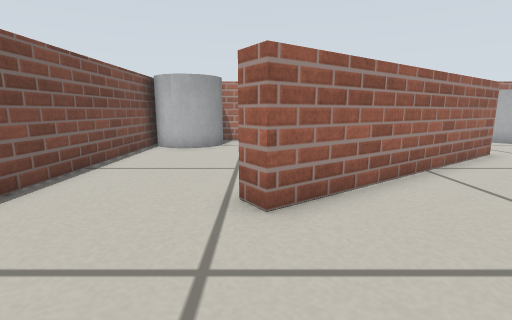
[1] (above)

16 first-person views from a walk through a robot-simulator world made for Gazebo. The camera is 0.31 m above the floor, tilts 10° down and sees 85° across. The floor is counted in squares, 0.2 m on a side. Each view is taken from the middle of a square. On the plan, view 1 faces up. The plan holds only what a view shows up to about 14 squares ahead; the rest is blank.

[2]
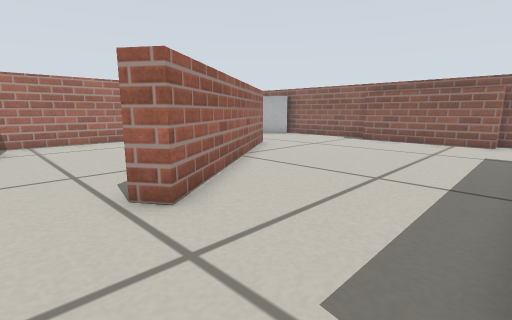

[3]
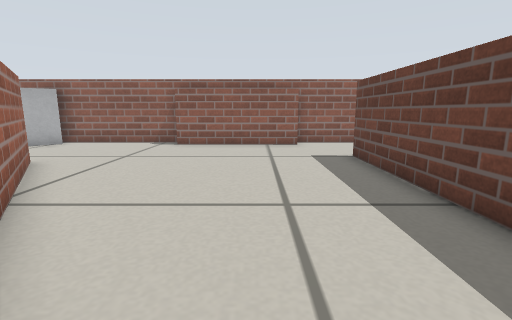

[4]
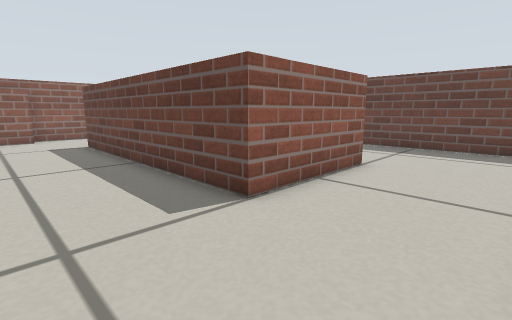

[5]
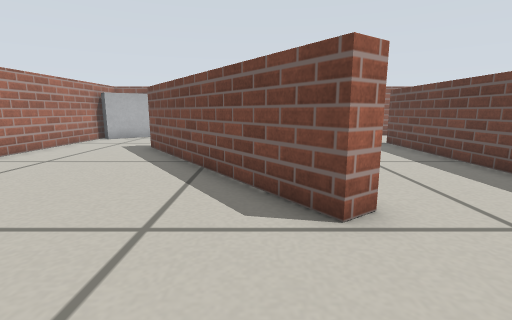

[6]
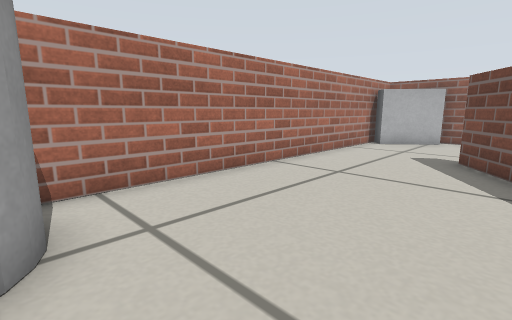

[7]
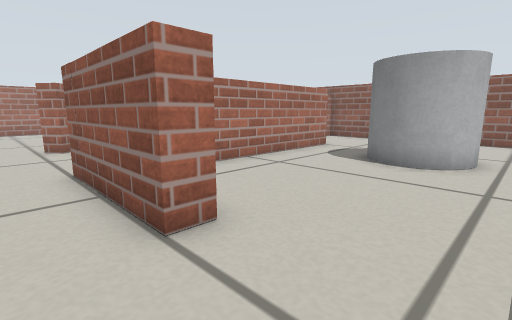

[8]
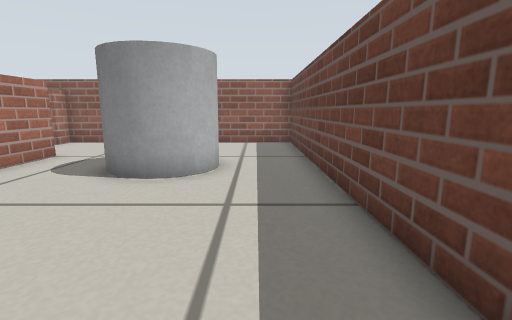

[9]
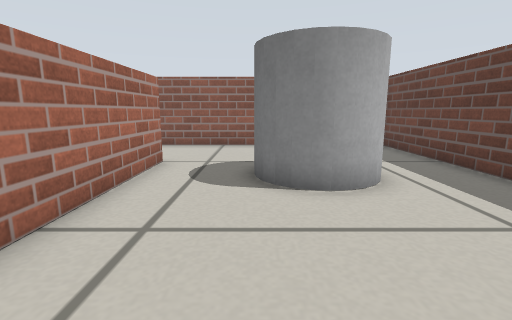

[10]
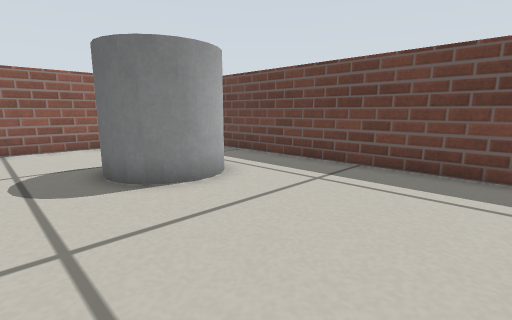

[11]
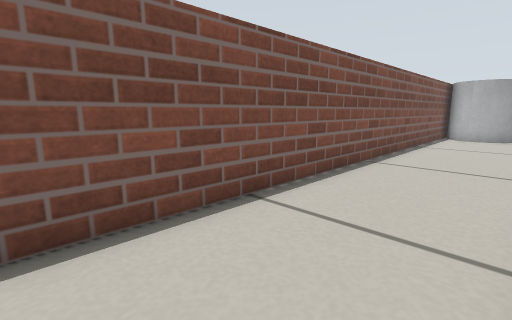

[12]
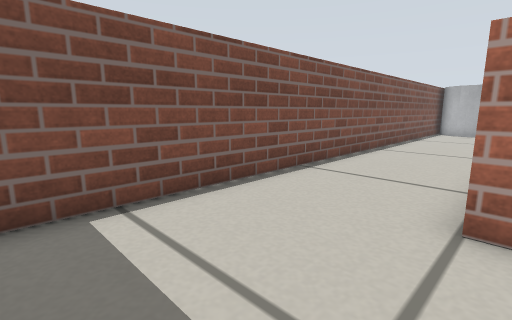

[13]
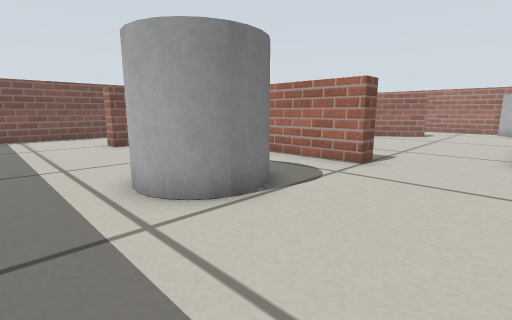

[14]
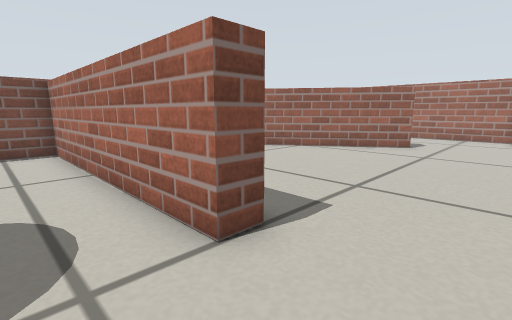

[15]
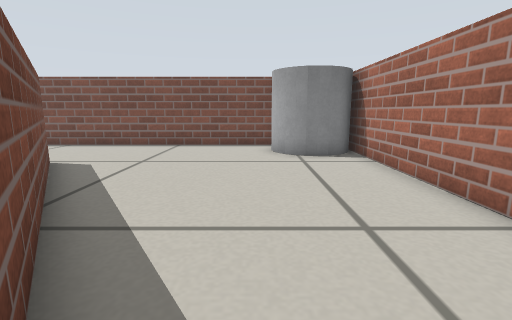

[16]
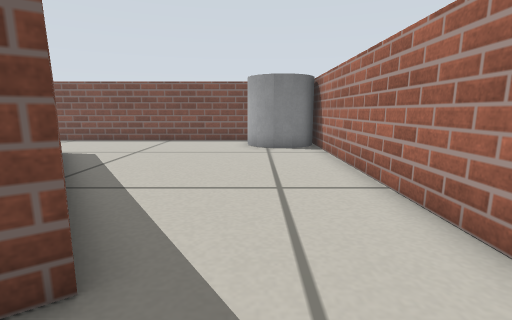

### Floor plan
Points are (right, up) in squares from view 1. A wall is a line through its corners. A room is listed if a view was taken in it or the views show most of it. See-through windows are left out.
Room 1 (views 1, 2, 3, 4, 5, 6, 7, 8, 9, 10, 11, 12, 13, 14, 15, 16)
walls: (0.2, 4.1) (-0.3, 4.8) (7.9, 10.5) (8.3, 9.8) (0.2, 4.1); (0.3, -4.2) (0.3, -4.9) (-0.5, -4.9) (-0.5, -0.3) (9.5, -0.3) (9.5, -1.1) (0.3, -1.1) (0.3, -2.7); (13.6, 6.8) (13.6, 12.5); (-3.5, -9.7) (13.6, -9.7) (13.6, 1.1) (12.8, 1.1) (12.9, 6.6); (-4.6, 13.2) (-4.6, -9); (12.2, 14.7) (-3.4, 14.7)
objects: grey cylinder (-4, 12) to (-2, 14); grey cylinder (6, -7) to (9, -4); grey box (12, 12) to (13, 14)

Where each view was taken, in squares from view 1:
view 1: 0 up, 0 right, facing up
view 2: 0 up, 2 left, facing up-right
view 3: 3 up, 0 right, facing right
view 4: 3 up, 4 left, facing down-right
view 5: 6 up, 4 left, facing right
view 6: 9 up, 2 left, facing up-right
view 7: 8 down, 2 left, facing up-right
view 8: 8 down, 0 right, facing right
view 9: 4 down, 1 right, facing right
view 10: 2 down, 1 right, facing down-right
view 11: 6 down, 1 left, facing up-left
view 12: 9 down, 0 right, facing up-left
view 13: 9 down, 13 right, facing up-left
view 14: 3 down, 12 right, facing up-left
view 15: 11 up, 8 right, facing left
view 16: 12 up, 10 right, facing left
